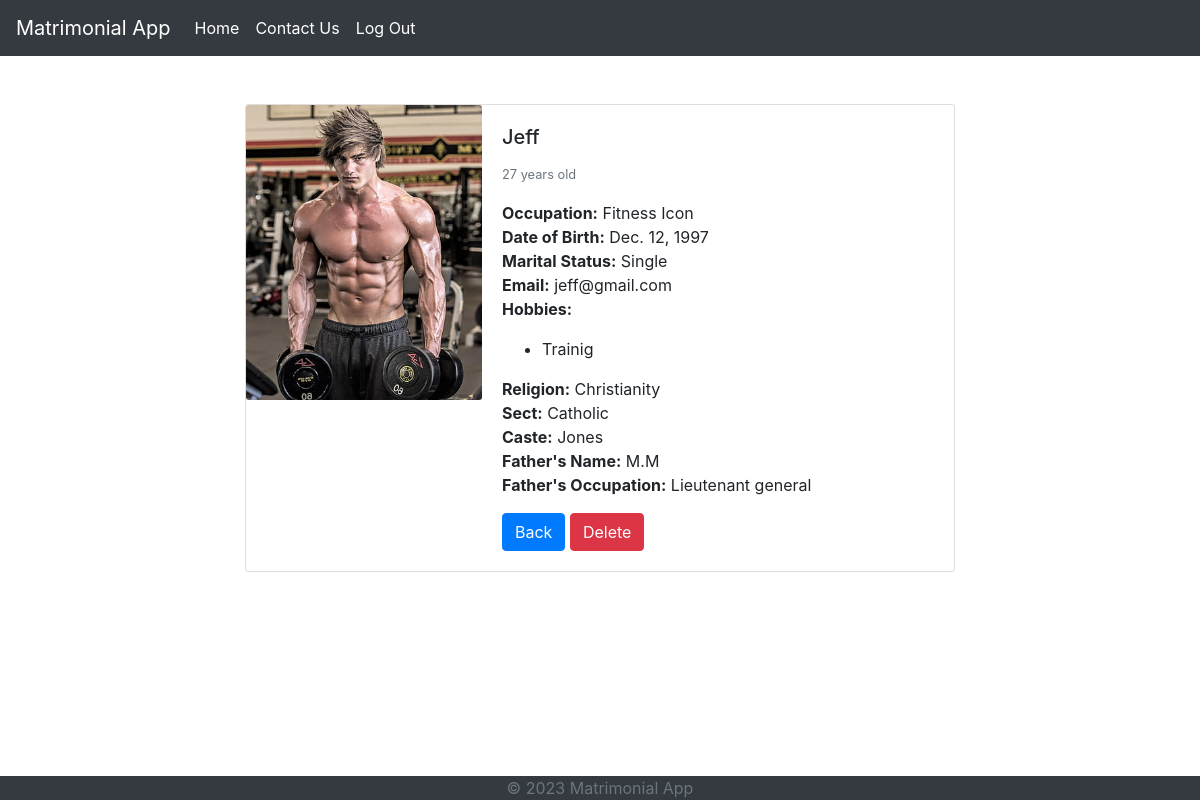
The page /5 on the database its author committed.
### matrimony/models.py (models this page shows, shortened)
class Profile(models.Model):
    GENDER_COICES = [
        ('M', 'Male'),
        ('F', 'Female'),
    ]
    name = models.CharField(max_length=100)
    profile_pic = models.ImageField(null=True, blank=True)
    age = models.IntegerField()
    gender = models.CharField(max_length=1, choices=GENDER_COICES)
    occupation = models.CharField(max_length=100, null=True, blank=True)
    birth_date = models.DateField(null=True)
    is_married = models.BooleanField(default=False)
    email = models.EmailField(max_length=254, unique=True)
    religion = models.ForeignKey(Religion, on_delete=models.CASCADE, related_name='profiles', null=True)
    sect = models.ForeignKey(Sect, on_delete=models.CASCADE, related_name='profiles', null=True)
    caste = models.ForeignKey(Caste, on_delete=models.CASCADE, related_name='profiles', null=True)
    hobbies = models.ManyToManyField(Hobby, related_name='profiles', blank=True)
    father = models.OneToOneField(FatherProfile, on_delete=models.CASCADE, related_name='dependent', null=True)  # ONEToOne specific for this app

class Hobby(models.Model):
    name = models.CharField(max_length=100)
    class Meta:
        verbose_name = "Hobby"
        verbose_name_plural = "Hobbies"

class Religion(models.Model):
    name = models.CharField(max_length=100)
    def __str__(self):
        return self.name

class Sect(models.Model):
    name = models.CharField(max_length=100)
    religion = models.ForeignKey(Religion, on_delete=models.CASCADE, related_name='sects')
    def __str__(self):
        return self.name

class Caste(models.Model):
    name = models.CharField(max_length=100)
    def __str__(self):
        return self.name

class FatherProfile(models.Model):
    name = models.CharField(max_length=100)
    occupation = models.CharField(max_length=100, null=True, blank=True)

### matrimony/views.py (the view)
# urls.py: path('<int:profile_id>', views.ProfileDetailView, name='profile_detail'),
def ProfileDetailView(request, profile_id):
    profile=Profile.objects.get(id=profile_id)
    return render (request, 'matrimony/profile_detail.html', {'profile':profile})

### matrimony/templates/matrimony/profile_detail.html (shortened to what this page needs)
{% extends 'matrimony/base.html' %}
{% load static %}
{% block content %}
<div class="container mt-5">
    <div class="row">
        <div class="col-md-8 offset-md-2">
            <div class="card">
                <div class="row no-gutters">
                    <div class="col-md-4">
                        <img src="{{ profile.profile_pic.url }}" class="card-img" alt="Profile picture">
                    </div>
                    <div class="col-md-8">
                        <div class="card-body">
                            <h5 class="card-title">{{ profile.name }}</h5>
                            <p class="card-text"><small class="text-muted">{{ profile.age }} years old</small></p>
                            <p class="card-text">
                                <strong>Occupation:</strong> {{ profile.occupation }}<br>
                                <strong>Date of Birth:</strong> {{ profile.birth_date }}<br>
                                <strong>Marital Status:</strong> {{ profile.is_married|yesno:"Married,Single" }}<br>
                                <strong>Email:</strong> {{ profile.email }}<br>
                                <strong>Hobbies:</strong>
                                <ul>
                                    {% for hobby in profile.hobbies.all%}
                                    <li>{{ hobby.name }}<br></li>
                                    {% endfor %}
                                </ul>
                                <strong>Religion:</strong> {{ profile.religion }}<br>
                                <strong>Sect:</strong> {{ profile.sect }}<br>
                                <strong>Caste:</strong> {{ profile.caste }}<br>
                                <strong>Father's Name:</strong> {{ profile.father.name }}<br>
                                <strong>Father's Occupation:</strong> {{ profile.father.occupation }}<br>
                            </p>
                            <a href="{% url 'matrimony:profile_list' %}" class="btn btn-primary">Back</a>
                            <a href="{% url 'matrimony:profile_delete' profile.id %}" class="btn btn-danger">Delete</a>
                        </div>
                    </div>
                </div>
            </div>
        </div>
    </div>
</div>
{% endblock  %}

### rows shown on the page
Profile: profile_pic (picture), name "Jeff", age "27", occupation "Fitness Icon", birth_date "Dec. 12, 1997", is_married "Single", email "jeff@gmail.com", religion "Christianity", sect "Catholic", caste "Jones", father.name "M.M", father.occupation "Lieutenant general"
Hobby: name "Trainig"
